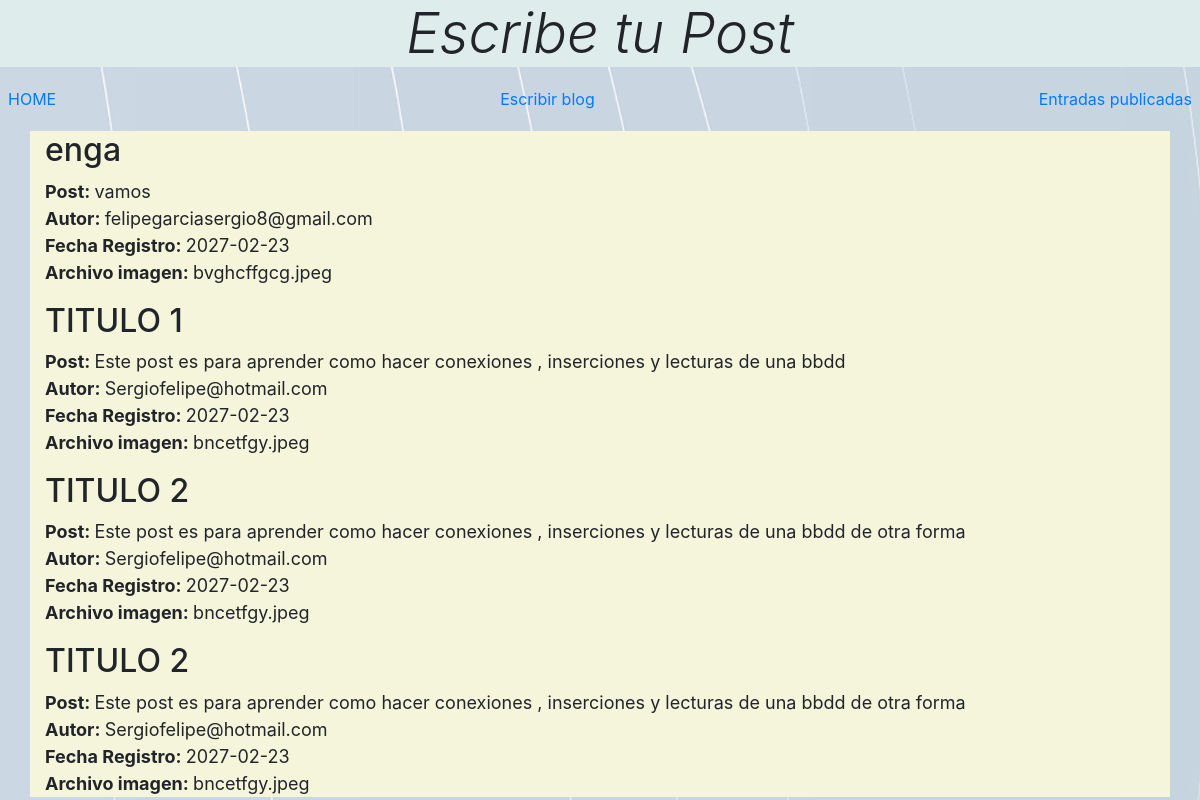
Screenshot of /entradas.php with the database file from the repository.
### tables this page shows
CREATE TABLE `datos` (
  `email` varchar(100) NOT NULL,
  `titulo` varchar(100) NOT NULL,
  `contenido` varchar(600) NOT NULL,
  `fecha` date NOT NULL,
  `imagen` text NOT NULL
);

### entradas.php (the view, shortened to what this page needs)
<!DOCTYPE html>
<html lang="es">
<head>
    <link rel="stylesheet" type="text/css" href="style.css">
    <link rel="stylesheet" href="https://cdn.jsdelivr.net/npm/bootstrap@4.4.1/dist/css/bootstrap.min.css">
</head>
<body>
	<header class="header">
        <h1 class="display-4 font-italic">Escribe tu Post</h1>
    </header>
	<div class="nav-scroller py-1 mb-2">
        <nav class="nav d-flex justify-content-between">
		 <a class="p-2 bd-highlight" href="index.php">HOME</a>
		 <a class="p-2 bd-highlight" href="blog.html">Escribir blog</a>
		 <a class="p-2 bd-highlight" href="entradas.php">Entradas publicadas</a>
        </nav>
    </div>
    <div class="container">
        <?php
        $inc = mysqli_connect("localhost","root","","registros");
        if ($inc) {
            $consulta = "SELECT * FROM datos order by fecha";
            $resultado = mysqli_query($inc,$consulta);
            if ($resultado) {
                while ($row = $resultado->fetch_array()) {
                    $email = $row['email'];
                    $titulo = $row['titulo'];
                    $contenido = $row['contenido'];
                    $fecha = $row['fecha'];
                    $imagen = $row['imagen'];
                    ?>
                    <div>
                        <h2><?php echo $titulo; ?></h2>
                        <div>
                            <p>
                                <b>Post: </b> <?php echo $contenido; ?><br>
                                <b>Autor: </b> <?php echo $email; ?><br>
                                <b>Fecha Registro: </b> <?php echo $fecha; ?><br>
                                <b>Archivo imagen: </b> <?php echo $imagen; ?><br>
                            </p>
                        </div>
                    </div>
                    <?php
                }
            }
        }
        ?>
    </div>
</body>
</html>

### style.css (style rules this page uses)
html { height: 100%; width: 100%; }
.header { text-align: center; background-color: rgb(222, 236, 236); margin: 0%; padding:0%; }
body { background-image: url(img/footer.jpg); }
.header h1 { text-align: center; }
.container { max-width: 800px; margin: 0 auto; padding: 20px; background-color:beige; }
h1 { font-size: 32px; margin-bottom: 20px; margin: 0%; padding: 0%; }
h2 { font-size: 24px; margin-top: 40px; margin-bottom: 10px; }
p { font-size: 18px; line-height: 1.5; }
@media only screen and (max-width: 1200px) and (min-width:1140px) { body { font-size: 14px; } }
@media only screen and (max-width: 1200px) and (min-width:1140px) { header { text-align: center; padding: 0%; margin: 0%; } }
@media only screen and (max-width: 1200px) and (min-width:1140px) { .container { width: 100%; padding: 0 10px; } }

### rows the page displays
datos: titulo "enga", contenido "vamos", email "felipegarciasergio8@gmail.com", fecha "2027-02-23", imagen "bvghcffgcg.jpeg"
datos: titulo "TITULO 1", contenido "Este post es para aprender como hacer conexiones , inserciones y lecturas de una bbdd", email "Sergiofelipe@hotmail.com", fecha "2027-02-23", imagen "bncetfgy.jpeg"
datos: titulo "TITULO 2", contenido "Este post es para aprender como hacer conexiones , inserciones y lecturas de una bbdd de otra forma", email "Sergiofelipe@hotmail.com", fecha "2027-02-23", imagen "bncetfgy.jpeg"
datos: titulo "TITULO 2", contenido "Este post es para aprender como hacer conexiones , inserciones y lecturas de una bbdd de otra forma", email "Sergiofelipe@hotmail.com", fecha "2027-02-23", imagen "bncetfgy.jpeg"
